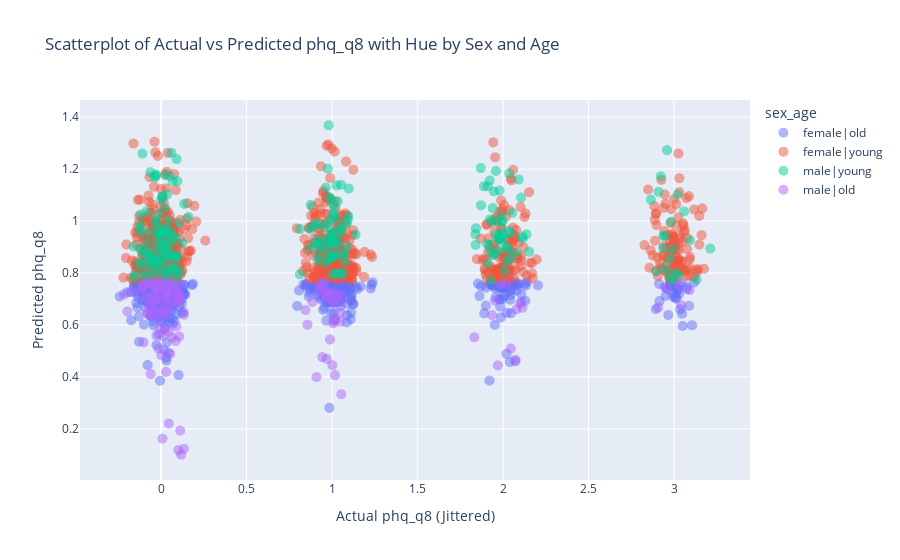

Notebook source saved alongside this figure:
### Markdown cell above
The table shows the VIF values for each term in your linear regression model. Remember that VIF measures how much the variance of an estimated regression coefficient increases if your predictors are correlated. A high VIF indicates a high degree of multicollinearity, which can make it difficult to interpret the coefficients and assess the importance of individual predictors.



Interpreting VIF Values:

    1. VIF = 1: No multicollinearity.
    2. 1 < VIF < 5: Moderate multicollinearity.
    3. VIF >= 5 or 10: High multicollinearity. This suggests that the coefficient estimates may be unreliable.

In our case, all the VIF values (excluding the intercept) are below 5, and most are very close to 1. This indicates that there is very little evidence of multicollinearity in your model. This contradicts the earlier warning based on the high condition number!

Why the Discrepancy?

The high condition number was a potential warning sign, but VIF provides a more specific and reliable assessment of multicollinearity. There are a few reasons why the condition number might be high even when VIF values are low:

Scaling Issues: The condition number is sensitive to the scaling of the variables. If the variables have very different scales (e.g., one variable ranges from 0 to 1, while another ranges from 1000 to 10000), this can inflate the condition number even if the variables are not highly correlated. The scaling issues might be the results of different values from step_count_m7, and the dummy variables.

Conclusion:

Based on the VIF values, you do not have a multicollinearity problem in your model. Therefore, you don't need to take any specific actions to address multicollinearity (such as removing variables).

## Important Note: 
Even though you don't have multicollinearity, remember that your model still has a very low R-squared (0.020), meaning it doesn't explain much of the variance in phq_q8. The low R-squared is more concerning than a multicollinearity issue because it indicates that the model is simply not capturing the important factors that influence phq_q8. Therefore, it's important to keep working on improving the model.

### Code cell
import numpy as np
import pandas as pd
import plotly.express as px

def plot_actual_vs_predicted(model, df_clean, target):
    # Get the actual and predicted values
    df_clean['predicted'] = model.fittedvalues
    df_clean['sex_age'] = (df_clean['sex'] + '|' + df_clean['age_binary']).apply(lambda x: x.lower())

    # Add jitter to the actual target values
    jitter = np.random.normal(0, 0.075, size=len(df_clean[target]))
    df_clean[f'{target}_jittered'] = df_clean[target] + jitter

    # Generate the scatter plot with hue using Plotly Express
    fig = px.scatter(df_clean, 
                     x=f'{target}_jittered', 
                     y='predicted', 
                     color='sex_age', 
                     title=f'Scatterplot of Actual vs Predicted {target} with Hue by Sex and Age',
                     labels={f'{target}_jittered': f'Actual {target} (Jittered)', 'predicted': f'Predicted {target}'},
                     opacity=0.5)

    fig.update_traces(marker=dict(size=10))  # Set marker size
    fig.show()

# Example usage
plot_actual_vs_predicted(model, df_clean, 'phq_q8')

### Figure 1 — Plotly figure (JSON) as saved in the notebook; plotly's stock layout.template omitted (floating-point values rounded to 4 significant figures; data arrays with more than 128 entries replaced by an {"elided": "..."} marker saying what was removed)
{"data": [{"hovertemplate": "sex_age=female|old<br>Actual phq_q8 (Jittered)=%{x}<br>Predicted phq_q8=%{y}<extra></extra>", "legendgroup": "female|old", "marker": {"color": "#636efa", "opacity": 0.5, "size": 10, "symbol": "circle"}, "mode": "markers", "name": "female|old", "showlegend": true, "type": "scattergl", "x": {"elided": "581 float values"}, "xaxis": "x", "y": {"elided": "581 float values"}, "yaxis": "y"}, {"hovertemplate": "sex_age=female|young<br>Actual phq_q8 (Jittered)=%{x}<br>Predicted phq_q8=%{y}<extra></extra>", "legendgroup": "female|young", "marker": {"color": "#EF553B", "opacity": 0.5, "size": 10, "symbol": "circle"}, "mode": "markers", "name": "female|young", "showlegend": true, "type": "scattergl", "x": {"elided": "858 float values"}, "xaxis": "x", "y": {"elided": "858 float values"}, "yaxis": "y"}, {"hovertemplate": "sex_age=male|young<br>Actual phq_q8 (Jittered)=%{x}<br>Predicted phq_q8=%{y}<extra></extra>", "legendgroup": "male|young", "marker": {"color": "#00cc96", "opacity": 0.5, "size": 10, "symbol": "circle"}, "mode": "markers", "name": "male|young", "showlegend": true, "type": "scattergl", "x": {"elided": "244 float values"}, "xaxis": "x", "y": {"elided": "244 float values"}, "yaxis": "y"}, {"hovertemplate": "sex_age=male|old<br>Actual phq_q8 (Jittered)=%{x}<br>Predicted phq_q8=%{y}<extra></extra>", "legendgroup": "male|old", "marker": {"color": "#ab63fa", "opacity": 0.5, "size": 10, "symbol": "circle"}, "mode": "markers", "name": "male|old", "showlegend": true, "type": "scattergl", "x": [1.001, 0.03806, -0.01133, 1.008, 1.018, 1.017, 3.041, 1.009, 0.05205, 0.9087, 0.1144, -0.0609, -0.0155, -0.004347, 0.9877, 0.0286, -0.1067, 0.09621, 0.004135, 0.08558, 0.08901, 0.05402, 0.02922, 0.1047, 0.02484, 0.04421, -0.08616, 0.9621, 0.08387, 0.1015, -0.0628, 0.008035, 0.01237, 0.112, 0.9699, 1.05, 0.02316, 2.079, 3.091, 3.029, 0.03452, 0.0008729, 0.1344, 1.953, -0.2154, -0.03541, -0.1636, 0.07247, 0.9425, 0.09855, 2.1, 0.885, 0.01399, 0.9277, -0.007445, -0.01089, 2.045, 2.072, 1.007, 0.9772, 0.1174, 1.054, 0.1058, -0.05103, 0.04949, 0.9526, -0.1966, 0.09654, 0.09463, -0.01516, -0.03188, -0.01322, 1.056, 0.844, 0.03883, 0.9247, 1.007, -0.07708, 0.9649, 0.04536, 0.01464, 1.97, -0.1024, 0.005176, -0.06442, 1.988, -0.06555, -0.0162, 0.8561, 0.9374, -0.09964, 0.06418, 1.025, 0.007051, 0.1168, -0.0401, 0.04575, -0.06449, 0.0003947, 0.1003, 2.907, 1.05, 0.9935, 2.019, 0.008456, 0.969, 0.0386, 2.113, -0.03208, -0.008739, -0.04452, 0.1332, 1.832, -0.02691, 2.958, -0.05029, 1.936, -0.08267, 0.04852, -0.1095, -0.01638, 1.053, 0.1074, -0.06988, -0.03917, -0.06744, 0.03993], "xaxis": "x", "y": [0.4447, 0.722, 0.7462, 0.6889, 0.6238, 0.4068, 0.6755, 0.6153, 0.7606, 0.3991, 0.71, 0.4106, 0.6285, 0.5869, 0.5441, 0.4191, 0.7333, 0.6864, 0.6946, 0.5381, 0.5938, 0.4887, 0.7316, 0.6881, 0.6376, 0.5722, 0.7015, 0.7137, 0.7401, 0.7017, 0.7585, 0.1619, 0.6628, 0.1931, 0.7189, 0.6128, 0.5802, 0.6604, 0.734, 0.7542, 0.7239, 0.4841, 0.6394, 0.6932, 0.7178, 0.6902, 0.7286, 0.7451, 0.476, 0.7126, 0.6816, 0.6887, 0.7474, 0.7522, 0.6525, 0.7297, 0.5088, 0.4662, 0.6063, 0.7267, 0.1001, 0.3333, 0.5555, 0.6455, 0.6872, 0.7645, 0.6518, 0.7269, 0.7036, 0.5101, 0.7447, 0.7458, 0.6901, 0.6575, 0.7055, 0.731, 0.6882, 0.6437, 0.7041, 0.2204, 0.7015, 0.4442, 0.5329, 0.7496, 0.6358, 0.757, 0.7036, 0.7627, 0.601, 0.7472, 0.7564, 0.552, 0.7183, 0.5561, 0.7561, 0.7279, 0.7659, 0.639, 0.6507, 0.1178, 0.6671, 0.6461, 0.724, 0.7575, 0.7515, 0.4696, 0.7092, 0.6658, 0.6981, 0.7651, 0.7586, 0.1228, 0.5523, 0.5588, 0.7404, 0.6675, 0.6379, 0.6458, 0.6599, 0.7497, 0.7466, 0.7157, 0.7053, 0.7656, 0.7162, 0.6708, 0.7283], "yaxis": "y"}], "layout": {"legend": {"title": {"text": "sex_age"}, "tracegroupgap": 0}, "title": {"text": "Scatterplot of Actual vs Predicted phq_q8 with Hue by Sex and Age"}, "xaxis": {"anchor": "y", "domain": [0, 1], "title": {"text": "Actual phq_q8 (Jittered)"}}, "yaxis": {"anchor": "x", "domain": [0, 1], "title": {"text": "Predicted phq_q8"}}}}
